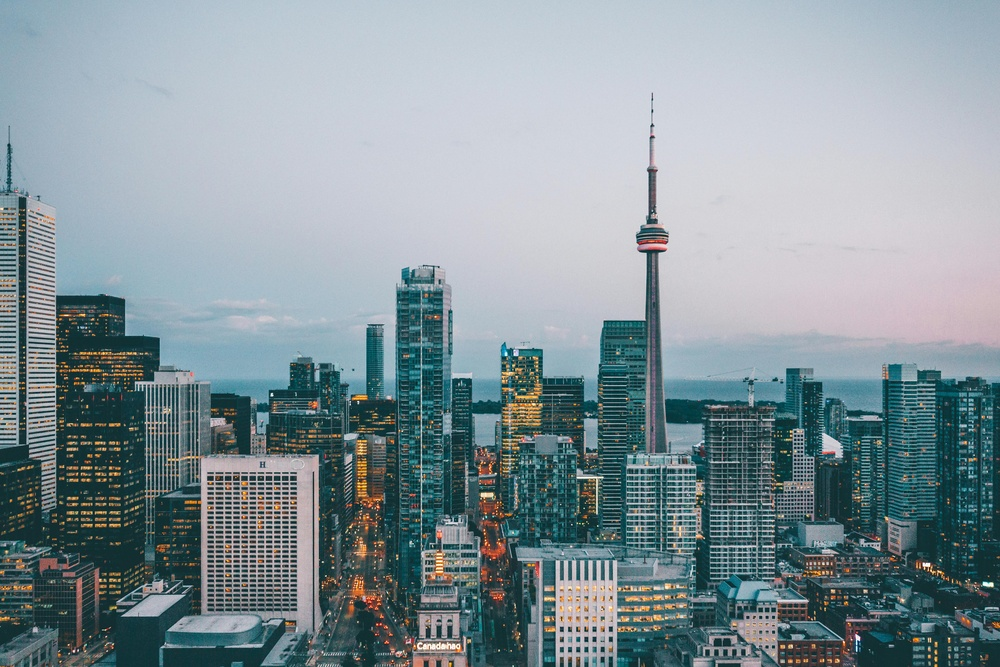
#> input picture images/architecture.jpg, 1000 x 667 px, shrunk from 5142 x 3428 before the run, found by its file name
$ python integrity_test.py
#> lines starting #> are read from the running program, lines starting #| are printed output that depends on the picture
### watermark_embed.py
import argparse
import os
from typing import Tuple, List

import cv2
import numpy as np
from PIL import Image
import hashlib

from metrics import compute_psnr


# --- DCT helpers ---

def _block_view(arr: np.ndarray, block_size: int) -> np.ndarray:
	H, W = arr.shape
	bh, bw = block_size, block_size
	assert H % bh == 0 and W % bw == 0, "Image dimensions must be multiples of block size"
	return arr.reshape(H // bh, bh, W // bw, bw).swapaxes(1, 2)


def _idct2(block: np.ndarray) -> np.ndarray:
	return cv2.idct(block)


def _dct2(block: np.ndarray) -> np.ndarray:
	return cv2.dct(block)


# --- Watermark encoding utilities ---

def text_to_bits(text: str) -> np.ndarray:
	data = text.encode("utf-8")
	bits = np.unpackbits(np.frombuffer(data, dtype=np.uint8))
	return bits.astype(np.int8)


# [11 lines left out: function bits_to_text, not called in this run]


def _select_indices(block_size: int, mode: str) -> List[Tuple[int, int]]:
	# robust: mid-band; fragile: high-band (more sensitive). fragile_strict uses even higher freqs.
	indices = []
	for i in range(block_size):
		for j in range(block_size):
			if (i, j) == (0, 0):
				continue
			freq_sum = i + j
			if mode == "fragile_strict":
				if freq_sum >= 10:
					indices.append((i, j))
			elif mode == "fragile":
				if freq_sum >= 8:  # high band for 8x8
					indices.append((i, j))
			else:
				if 2 <= freq_sum <= 6:
					indices.append((i, j))
	return indices


def embed_watermark_bgr(image_bgr: np.ndarray, watermark_text: str, alpha: float = 12.0, seed: int = 12345, mode: str = "robust", embed_integrity: bool = False) -> Tuple[np.ndarray, dict]:
	"""Embed watermark text using spread-spectrum in DCT coefficients on Y channel.

	mode: 'robust' (mid-band) or 'fragile' (high-band, less redundant, more tamper-sensitive)
	Returns watermarked BGR image and info dict with internal parameters.
	"""
	if image_bgr.ndim != 3 or image_bgr.shape[2] != 3:
		raise ValueError("Input must be a BGR color image")

	mode = mode.lower().strip()
	if mode not in ("robust", "fragile"):
		mode = "robust"

	# Convert to YCrCb and use Y channel
	ycrcb = cv2.cvtColor(image_bgr, cv2.COLOR_BGR2YCrCb)
	Y = ycrcb[:, :, 0].astype(np.float32)

	# Pad to multiples of 8
	h, w = Y.shape
	pad_h = (8 - (h % 8)) % 8
	pad_w = (8 - (w % 8)) % 8
	Y_padded = cv2.copyMakeBorder(Y, 0, pad_h, 0, pad_w, cv2.BORDER_REFLECT)

	# Prepare watermark bits and PRN sequences
	bits = text_to_bits(watermark_text)
	if bits.size == 0:
		raise ValueError("Watermark text is empty after encoding")

	def _compute_fingerprint_bits(img_gray: np.ndarray, size: int = 64) -> np.ndarray:
		"""Compute a compact SHA-256 fingerprint of a downsampled grayscale image and return 256 bits."""
		# Apply a mild low-pass (blur) to remove mid/high-frequency watermark energy,
		# then downsample to fixed small size so the fingerprint encodes coarse structure
		blur = cv2.GaussianBlur(img_gray.astype(np.uint8), (9, 9), sigmaX=3)
		small = cv2.resize(blur, (size, size), interpolation=cv2.INTER_AREA)
		hbytes = small.tobytes()
		digest = hashlib.sha256(hbytes).digest()
		bits_arr = np.unpackbits(np.frombuffer(digest, dtype=np.uint8)).astype(np.int8)
		return bits_arr

	# embed_integrity parameter controls whether a 256-bit SHA-256 fingerprint of the image is appended

	indices = _select_indices(8, mode)
	rng = np.random.default_rng(seed)
	pn_sequences = {}
	seq_len = 64
	for idx in indices:
		pn = rng.choice([-1, 1], size=seq_len, replace=True).astype(np.int8)
		pn_sequences[idx] = pn

	blocks = _block_view(Y_padded, 8)
	bh, bw = blocks.shape[:2]
	n_total_blocks = bh * bw
	# If integrity embedding enabled, append fingerprint bits to the message bits
	if embed_integrity:
		# compute fingerprint on chroma channels (Cr,Cb) to avoid modification by Y-channel embedding
		fp_bits = _compute_fingerprint_bits(ycrcb[:, :, 1:])
		payload_bits = np.concatenate([bits, fp_bits])
	else:
		payload_bits = bits

	if mode == "fragile":
		repeat_factor = 1
		alpha_use = max(4.0, alpha * 0.6)
	else:
		repeat_factor = max(1, n_total_blocks // max(1, payload_bits.size))
		alpha_use = alpha

	repeated_bits = np.repeat(payload_bits, repeat_factor)
	# ensure the payload covers at most the available number of blocks
	repeated_bits = repeated_bits[: n_total_blocks]

	# Note: if message is too short for the number of blocks in fragile mode, we still limit by n_total_blocks
	# If desired, callers can pass longer messages or enable repeat (robust mode)

	wm_Y = Y_padded.copy()
	block_idx = 0
	for by in range(bh):
		for bx in range(bw):
			# protect against shorter repeated_bits by wrapping (cyclic mapping)
			bit = int(repeated_bits[block_idx % repeated_bits.size]) if repeated_bits.size > 0 else 0
			block = blocks[by, bx].astype(np.float32)
			block_dct = _dct2(block)
			for k, (i, j) in enumerate(indices):
				pn = pn_sequences[(i, j)]
				sign = pn[k % seq_len]
				block_dct[i, j] += alpha_use * sign * (1 if bit == 1 else -1)
			block_idct = _idct2(block_dct)
			wm_Y[by * 8 : (by + 1) * 8, bx * 8 : (bx + 1) * 8] = block_idct
			block_idx += 1

	wm_Y = wm_Y[:h, :w]
	ycrcb[:, :, 0] = np.clip(wm_Y, 0, 255).astype(np.uint8)
	wm_bgr = cv2.cvtColor(ycrcb, cv2.COLOR_YCrCb2BGR)

	info = {
		"alpha": float(alpha_use),
		"seed": int(seed),
		"bits_len": int(bits.size),
		"payload_bits_len": int(payload_bits.size),
		"repeat_blocks": int(repeat_factor),
		"mode": mode,
		"embed_integrity": bool(embed_integrity),
	}
	return wm_bgr, info


def save_image(path: str, img_bgr: np.ndarray, quality: int = 95) -> None:
	ext = os.path.splitext(path)[1].lower()
	if ext in [".jpg", ".jpeg"]:
		cv2.imwrite(path, img_bgr, [int(cv2.IMWRITE_JPEG_QUALITY), quality])
	elif ext == ".png":
		cv2.imwrite(path, img_bgr, [int(cv2.IMWRITE_PNG_COMPRESSION), 3])
	else:
		cv2.imwrite(path, img_bgr)


# [21 lines left out: function main, not called in this run]


# [2 lines that do not run on import are left out]

### watermark_detect.py
import argparse
from typing import Tuple, List

import cv2
import numpy as np
import hashlib

from watermark_embed import _block_view, _dct2, _idct2


def _select_indices(block_size: int, mode: str):
	indices = []
	for i in range(block_size):
		for j in range(block_size):
			if (i, j) == (0, 0):
				continue
			freq_sum = i + j
			if mode == "fragile_strict":
				if freq_sum >= 10:
					indices.append((i, j))
			elif mode == "fragile":
				if freq_sum >= 8:
					indices.append((i, j))
			else:
				if 2 <= freq_sum <= 6:
					indices.append((i, j))
	return indices


def text_to_bits(text: str) -> np.ndarray:
	data = text.encode("utf-8")
	bits = np.unpackbits(np.frombuffer(data, dtype=np.uint8))
	return bits.astype(np.int8)


def detect_watermark_bgr(image_bgr: np.ndarray, original_text: str, alpha: float = 12.0, seed: int = 12345, mode: str = "robust", check_integrity: bool = False) -> Tuple[float, dict]:
	"""Detect watermark by correlating PN-impacted DCT coefficients.

	Returns similarity score [0..1] and info dict.
	"""
	if image_bgr.ndim != 3 or image_bgr.shape[2] != 3:
		raise ValueError("Input must be a BGR color image")

	mode = mode.lower().strip()
	if mode not in ("robust", "fragile"):
		mode = "robust"

	# Convert to Y channel
	ycrcb = cv2.cvtColor(image_bgr, cv2.COLOR_BGR2YCrCb)
	Y = ycrcb[:, :, 0].astype(np.float32)

	# Pad
	h, w = Y.shape
	pad_h = (8 - (h % 8)) % 8
	pad_w = (8 - (w % 8)) % 8
	Y_padded = cv2.copyMakeBorder(Y, 0, pad_h, 0, pad_w, cv2.BORDER_REFLECT)

	# Rebuild PN sequences
	bits = text_to_bits(original_text)
	if bits.size == 0:
		raise ValueError("Original watermark text encodes to empty bit array")

	indices = _select_indices(8, mode)
	rng = np.random.default_rng(seed)
	seq_len = 64
	pn_sequences = {}
	for idx in indices:
		pn = rng.choice([-1, 1], size=seq_len, replace=True).astype(np.int8)
		pn_sequences[idx] = pn

	blocks = _block_view(Y_padded, 8)
	bh, bw = blocks.shape[:2]
	n_total_blocks = bh * bw
	# Determine expected payload length (message bits + optional integrity bits)
	integrity_bits_len = 256 if check_integrity else 0
	payload_bits_len = bits.size + integrity_bits_len

	if mode == "fragile":
		repeat_factor = 1
	else:
		repeat_factor = max(1, n_total_blocks // max(1, payload_bits_len))

	# We'll reconstruct recovered bits per DCT-block then aggregate per repeated group
	recovered_block_bits = []
	block_idx = 0
	for by in range(bh):
		for bx in range(bw):
			block = blocks[by, bx].astype(np.float32)
			block_dct = _dct2(block)
			acc = 0.0
			for k, (i, j) in enumerate(indices):
				pn = pn_sequences[(i, j)]
				sign = pn[k % seq_len]
				coef = block_dct[i, j]
				acc += coef * sign
			recovered_block_bits.append(1 if acc >= 0 else 0)
			block_idx += 1

	recovered_block_bits = np.array(recovered_block_bits, dtype=np.int8)

	# Aggregate per original payload bit (taking majority over the repeat_factor)
	num_payload_bits = int(np.ceil(n_total_blocks / repeat_factor))
	recovered_payload = []
	for i in range(num_payload_bits):
		start = i * repeat_factor
		end = min(start + repeat_factor, recovered_block_bits.size)
		group = recovered_block_bits[start:end]
		# majority vote
		if group.size == 0:
			bit = 0
		else:
			bit = 1 if group.sum() >= (group.size / 2.0) else 0
		recovered_payload.append(bit)

	recovered_payload = np.array(recovered_payload, dtype=np.int8)

	# Now split payload into message bits and optional integrity bits
	msg_bits_len = bits.size
	if msg_bits_len > recovered_payload.size:
		# Not enough payload bits recovered to even contain the message
		message_match_ratio = 0.0
		recovered_message = np.array([], dtype=np.int8)
		recovered_integrity = np.array([], dtype=np.int8)
	else:
		recovered_message = recovered_payload[:msg_bits_len]
		recovered_integrity = recovered_payload[msg_bits_len:]
		# Compare recovered message to provided original_text
		# Convert recovered_message (bits) to bytes/text for a softer comparison
		# First pad to full bytes if needed
		usable = (recovered_message.size // 8) * 8
		recovered_message_bytes = np.packbits(recovered_message[:usable]).tobytes() if usable > 0 else b""
		try:
			recovered_text = recovered_message_bytes.decode("utf-8", errors="ignore")
		except Exception:
			recovered_text = ""
		# compute simple match ratio between bit arrays
		matches = (recovered_message == np.repeat(bits[:recovered_message.size], 1)[:recovered_message.size])
		message_match_ratio = float(matches.mean()) if matches.size > 0 else 0.0

	# Integrity check: if requested compare recovered integrity bits to recomputed fingerprint
	integrity_ok = None
	if check_integrity:
		# compute fingerprint bits of the (possibly attacked) image (use chroma channels to avoid Y-channel watermark)
		def _compute_fingerprint_bits(img_compact: np.ndarray, size: int = 64) -> np.ndarray:
			"""Compute SHA-256 bits from low-resolution chroma image (handles multi-channel)"""
			blur = cv2.GaussianBlur(img_compact.astype(np.uint8), (9, 9), sigmaX=3)
			small = cv2.resize(blur, (size, size), interpolation=cv2.INTER_AREA)
			hbytes = small.tobytes()
			digest = hashlib.sha256(hbytes).digest()
			bits_arr = np.unpackbits(np.frombuffer(digest, dtype=np.uint8)).astype(np.int8)
			return bits_arr

		# compute fingerprint on chroma channels (Cr,Cb)
		ycrcb = cv2.cvtColor(image_bgr, cv2.COLOR_BGR2YCrCb)
		fp_bits = _compute_fingerprint_bits(ycrcb[:, :, 1:])
		# compare recovered_integrity (may be shorter) to the fp_bits prefix
		min_len = min(recovered_integrity.size, fp_bits.size)
		if min_len == 0:
			integrity_ok = False
		else:
			integrity_ok = bool((recovered_integrity[:min_len] == fp_bits[:min_len]).all())

	info = {"repeat_blocks": int(repeat_factor), "num_votes": int(recovered_block_bits.size), "mode": mode, "message_match_ratio": message_match_ratio, "integrity_ok": integrity_ok}

	# For backward compatibility return score as message_match_ratio
	score = message_match_ratio
	# If integrity checking is enabled and the integrity failed, treat as tampered
	if check_integrity and integrity_ok is False:
		score = 0.0

	return score, info


# [15 lines left out: function main, not called in this run]


# [2 lines that do not run on import are left out]

### tests/integrity_test.py
import os
import sys
import cv2
# Ensure project root on path
sys.path.insert(0, os.path.dirname(__file__))
# ensure tests directory is first so our lightweight metrics fallback is used during this quick test
sys.path.insert(0, os.path.dirname(__file__))
sys.path.insert(0, os.path.dirname(os.path.dirname(__file__)))
from watermark_embed import embed_watermark_bgr, save_image
from watermark_detect import detect_watermark_bgr

os.makedirs('watermarked', exist_ok=True)
img = cv2.imread('images/architecture.jpg', cv2.IMREAD_COLOR)
#> img is the input picture: shape (667, 1000, 3); mean B, G, R 153.8, 147.9, 132.4
if img is None:
    raise SystemExit('Missing test image')

text = 'Test message 123'
wm, info = embed_watermark_bgr(img, text, embed_integrity=True)
#> in embed_watermark_bgr, `ycrcb = cv2.cvtColor(image_bgr, cv2.COLOR_BGR2YCrCb)`: ycrcb: shape (667, 1000, 3); mean of channels 0, 1, 2 143.9, 119.7, 133.6
#> in embed_watermark_bgr, `Y = ycrcb[:, :, 0].astype(np.float32)`:
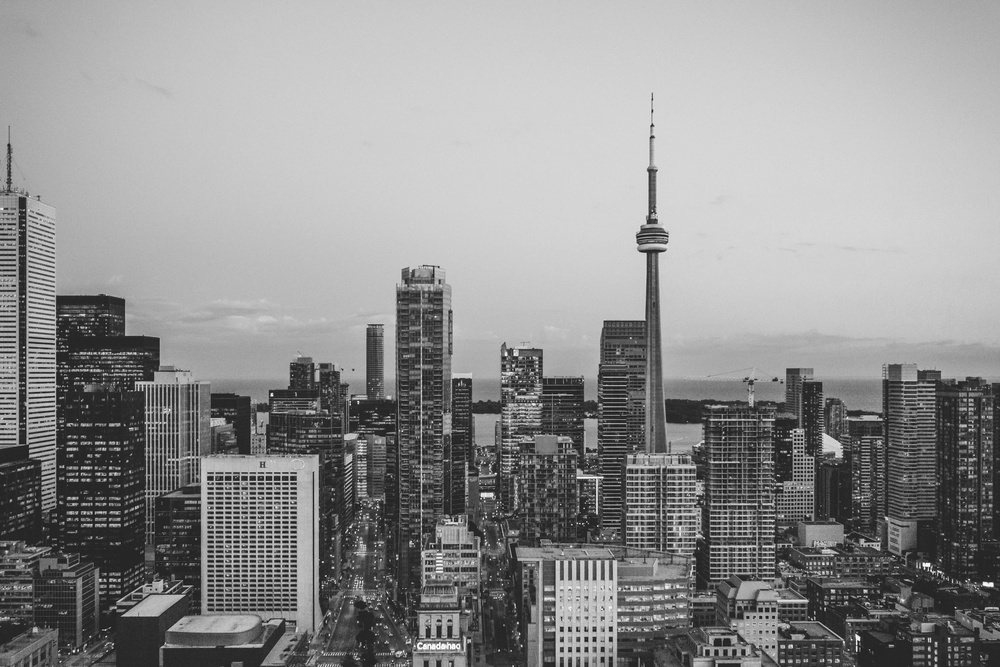
#> Y: shape (667, 1000) float32; min 14, max 254, mean 143.9
#> in embed_watermark_bgr, `Y_padded = cv2.copyMakeBorder(Y, 0, pad_h, 0, pad_w, cv2.BORDER_REFLECT)`:
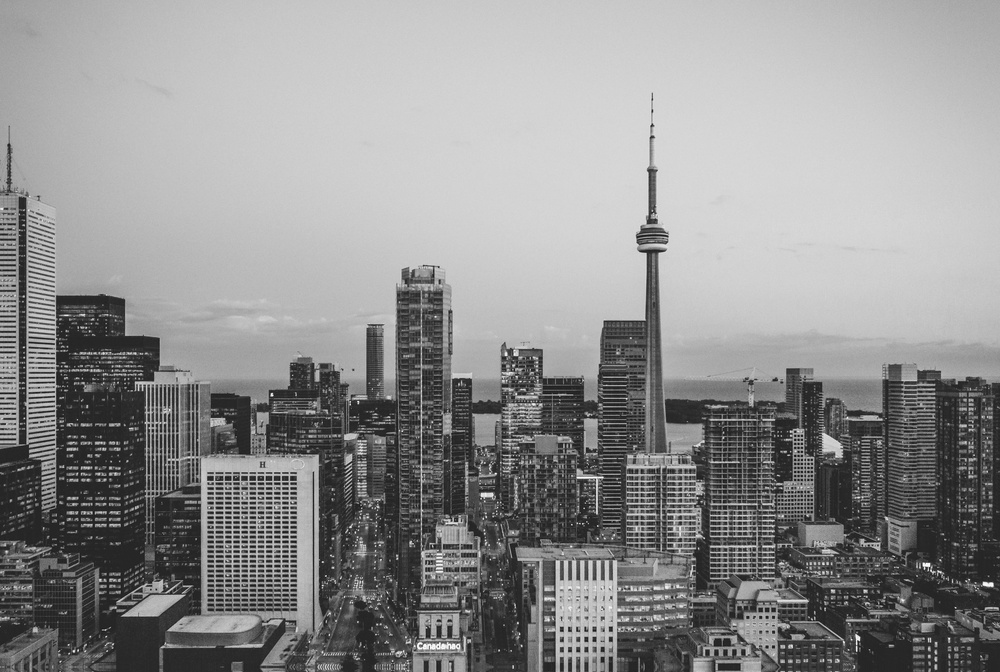
#> Y_padded: shape (672, 1000) float32; min 14, max 254, mean 143.4
#> in _compute_fingerprint_bits, `bits_arr = np.unpackbits(np.frombuffer(digest, dtype=np.uint8)).astype..`: bits_arr = 256 values, max 1 at index 1, min 0 at index 0, mean 0.551
#> in embed_watermark_bgr, `fp_bits = _compute_fingerprint_bits(ycrcb[:, :, 1:])`: fp_bits has the same summary as bits_arr in _compute_fingerprint_bits
#> in embed_watermark_bgr, `payload_bits = np.concatenate([bits, fp_bits])`: payload_bits = 384 values, max 1 at index 1, min 0 at index 0, mean 0.521
#> in embed_watermark_bgr, `repeated_bits = np.repeat(payload_bits, repeat_factor)`: repeated_bits = 10368 values, max 1 at index 27, min 0 at index 0, mean 0.521
#> after the loop in embed_watermark_bgr, `for by in range(bh):`: block_idx = 10500
#> in embed_watermark_bgr, `ycrcb[:, :, 0] = np.clip(wm_Y, 0, 255).astype(np.uint8)`: ycrcb: shape (667, 1000, 3); mean of channels 0, 1, 2 143.4, 119.7, 133.6
#> info = {'alpha': 12, 'seed': 12345, 'bits_len': 128, 'payload_bits_len': 384, 'repeat_blocks': 27, 'mode': 'robust', 'embed_integrity': True}
print('Embed info:', info)
#| Embed info: {'alpha': 12.0, 'seed': 12345, 'bits_len': 128, 'payload_bits_len': 384, 'repeat_blocks': 27, 'mode': 'robust', 'embed_integrity': True}
save_image('watermarked/test_wm.jpg', wm, quality=95)

# Detect on original watermarked image
score, info2 = detect_watermark_bgr(wm, text, check_integrity=True)
#> in detect_watermark_bgr, `ycrcb = cv2.cvtColor(image_bgr, cv2.COLOR_BGR2YCrCb)`: ycrcb: shape (667, 1000, 3); mean of channels 0, 1, 2 143.4, 119.8, 133.6
#> after the loop in detect_watermark_bgr, `for by in range(bh):`: block_idx = 10500; recovered_block_bits = 10500 values, max 1 at index 27, min 0 at index 0, mean 0.516
#> the loop in detect_watermark_bgr, `for i in range(num_payload_bits):` made 389 passes
#> bit on passes 1 to 12: 0, 1, 0, 1, 0, 1, 0, 0, 0, 1, 1, 0
#> after the loop in detect_watermark_bgr, `for i in range(num_payload_bits):`: recovered_payload = 389 values, max 1 at index 1, min 0 at index 0, mean 0.519
#> in detect_watermark_bgr, `recovered_message = recovered_payload[:msg_bits_len]`: recovered_message = 128 values, max 1 at index 1, min 0 at index 0, mean 0.461
#> in detect_watermark_bgr, `recovered_integrity = recovered_payload[msg_bits_len:]`: recovered_integrity = 261 values, max 1 at index 1, min 0 at index 0, mean 0.548
#> in detect_watermark_bgr, `recovered_text = recovered_message_bytes.decode("utf-8", errors="ignor..`: recovered_text = 'Test message 123'
#> in detect_watermark_bgr, `message_match_ratio = float(matches.mean()) if matches.size > 0 else 0.0`: message_match_ratio = 1
#> in _compute_fingerprint_bits, `bits_arr = np.unpackbits(np.frombuffer(digest, dtype=np.uint8)).astype..`: bits_arr = 256 values, max 1 at index 3, min 0 at index 0, mean 0.508
#> in detect_watermark_bgr, `fp_bits = _compute_fingerprint_bits(ycrcb[:, :, 1:])`: fp_bits has the same summary as bits_arr in _compute_fingerprint_bits
#> in detect_watermark_bgr, `integrity_ok = bool((recovered_integrity[:min_len] == fp_bits[:min_len..`: integrity_ok = False
#> in detect_watermark_bgr, `info = {"repeat_blocks": int(repeat_factor), "num_votes": int(recovere..`: info = {'repeat_blocks': 27, 'num_votes': 10500, 'mode': 'robust', 'message_match_ratio': 1, 'integrity_ok': False}
#> in detect_watermark_bgr, `score = message_match_ratio`: score = 1
#> score = 0; info2 has the same summary as info in detect_watermark_bgr
print('Detect on WM: score=', score, 'info=', info2)
#| Detect on WM: score= 0.0 info= {'repeat_blocks': 27, 'num_votes': 10500, 'mode': 'robust', 'message_match_ratio': 1.0, 'integrity_ok': False}

# Directly compute chroma fingerprints to debug
import hashlib
import numpy as np
orig_ycrcb = cv2.cvtColor(img, cv2.COLOR_BGR2YCrCb)
wm_ycrcb = cv2.cvtColor(wm, cv2.COLOR_BGR2YCrCb)
def fp_bits_of(arr):
    small = cv2.resize(arr.astype('uint8'), (64,64), interpolation=cv2.INTER_AREA)
    d = hashlib.sha256(small.tobytes()).digest()
    return np.unpackbits(np.frombuffer(d, dtype=np.uint8)).astype(np.int8)
fp_orig = fp_bits_of(orig_ycrcb[:, :, 1:])
#> fp_orig = 256 values, max 1 at index 0, min 0 at index 1, mean 0.551
fp_wm = fp_bits_of(wm_ycrcb[:, :, 1:])
#> fp_wm = 256 values, max 1 at index 1, min 0 at index 0, mean 0.453
print('fp_orig == fp_wm?', (fp_orig == fp_wm).all(), 'len', fp_orig.size)
#| fp_orig == fp_wm? False len 256
print('chroma max abs diff:', int(np.max(np.abs(orig_ycrcb[:, :, 1:].astype(int) - wm_ycrcb[:, :, 1:].astype(int)))))
#| chroma max abs diff: 13

# Attack: JPEG compress
ok, enc = cv2.imencode('.jpg', wm, [int(cv2.IMWRITE_JPEG_QUALITY), 60])
attacked = cv2.imdecode(enc, cv2.IMREAD_COLOR)
cv2.imwrite('results/test_attacked.jpg', attacked)

score2, info3 = detect_watermark_bgr(attacked, text, check_integrity=True)
#> in detect_watermark_bgr (call 2), `ycrcb = cv2.cvtColor(image_bgr, cv2.COLOR_BGR2YCrCb)`: ycrcb: shape (667, 1000, 3); mean of channels 0, 1, 2 143.5, 119.8, 133.5
#> the loop in detect_watermark_bgr (call 2), `for i in range(num_payload_bits):` made 389 passes
#> score2 = 0; info3 has the same summary as info in detect_watermark_bgr
print('Detect on attacked: score=', score2, 'info=', info3)
#| Detect on attacked: score= 0.0 info= {'repeat_blocks': 27, 'num_votes': 10500, 'mode': 'robust', 'message_match_ratio': 1.0, 'integrity_ok': False}
